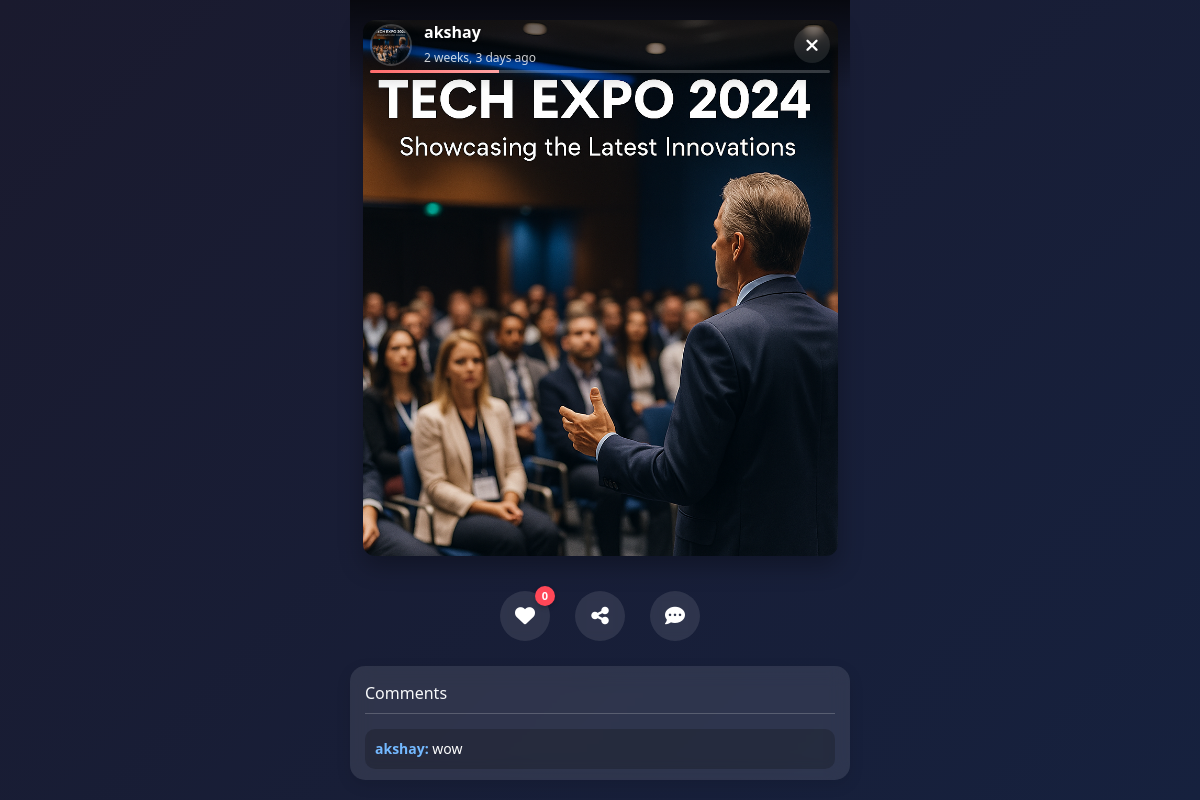
Screenshot of /stories/20/ with the database file from the repository.
### myapp/models.py (models this page shows, shortened)
class Story(models.Model):
    user = models.ForeignKey(User, on_delete=models.CASCADE, related_name='stories')
    image = models.ImageField(upload_to='stories/images/', blank=True, null=True)
    video = models.FileField(upload_to='stories/videos/', blank=True, null=True)
    caption = models.CharField(max_length=255, blank=True)
    created_at = models.DateTimeField(auto_now_add=True)

class CustomUser(AbstractUser):
    email = models.EmailField(_('email address'), unique=True)
    profile_picture = models.ImageField(upload_to='profile_pics/', default='default.jpg')
    bio = models.TextField(max_length=500, blank=True)
    location = models.CharField(max_length=100, blank=True)
    birth_date = models.DateField(null=True, blank=True)

class StoryComment(models.Model):
    story = models.ForeignKey(Story, related_name='comments', on_delete=models.CASCADE)
    user = models.ForeignKey(User, on_delete=models.CASCADE)
    text = models.TextField()
    created_at = models.DateTimeField(auto_now_add=True)

### myapp/views.py (the view)
# urls.py: path('stories/<int:pk>/', views.story_detail, name='story_detail'),
def story_detail(request, pk):
    story = Story.objects.get(pk=pk)
    user_liked_story = False
    if request.user.is_authenticated:
        user_liked_story = story.likes.filter(user=request.user).exists()
    context = {
        'story': story,
        'user_liked_story': user_liked_story,
    }
    return render(request, 'story_detail.html', context)

### templates/story_detail.html (shortened to what this page needs)
{% extends 'navbar.html' %}
{% load static %}
{% block content %}
<div class="story-viewer">
    <div class="story-header">
        <div class="story-user">
            {% if story.user.profile_picture %}
                <img src="{{ story.user.profile_picture.url }}" class="story-user-avatar" alt="{{ story.user.username }}">
            {% else %}
                <img src="{% static 'default-avatar.png' %}" class="story-user-avatar" alt="Default Avatar">
            {% endif %}
            <div>
                <div class="story-username">{{ story.user.username }}</div>
                <div class="story-time">{{ story.created_at|timesince }} ago</div>
            </div>
        </div>
        <button class="story-close" onclick="window.history.back()">
            <i class="fas fa-times"></i>
        </button>
    </div>
    <div class="story-progress-container">
        <div class="story-progress">
            <div class="progress-bar">
                <div class="progress-fill" id="progress-fill"></div>
            </div>
        </div>
    </div>
    <div class="story-content-container">
        <div class="story-media-container">
            {% if story.image %}
                <img src="{{ story.image.url }}" class="story-media" alt="Story Image">
            {% elif story.video %}
                <video controls autoplay class="story-media">
                    <source src="{{ story.video.url }}" type="video/mp4">
                    Your browser does not support the video tag.
                </video>
            {% else %}
                <div style="color: white; text-align: center; padding: 20px;">
                    <p>No media available in this story</p>
                </div>
            {% endif %}
        </div>
    </div>
    <div class="story-actions">
        <button class="story-action-btn" id="heart-btn" data-story-id="{{ story.id }}" title="Like / Unlike">
            <i class="fas fa-heart" id="heart-icon" style="{% if user_liked_story %}color:#ff4757;{% endif %}"></i>
            <span class="count" id="likes-count">{{ story.likes.count }}</span>
        </button>
        <button class="story-action-btn" id="share-btn" data-story-id="{{ story.id }}" title="Share">
            <i class="fas fa-share-alt"></i>
        </button>
        <button class="story-action-btn" id="comment-btn" title="Comment">
            <i class="fas fa-comment-dots"></i>
        </button>
    </div>
    <div id="comments-section">
        <h4>Comments</h4>
        {% for comment in story.comments.all %}
            <p><strong>{{ comment.user.username }}:</strong> {{ comment.text }}</p>
        {% empty %}
            <p>No comments yet. Be the first to comment!</p>
        {% endfor %}
    </div>
</div>
{% endblock %}

### templates/story_detail.html (style rules this page uses)
.story-viewer { position: fixed; top: 0; left: 0; width: 100%; height: 100%; background: linear-gradient(135deg, #1a1a2e 0%, #16213e 100%); display: flex; flex-direction: column; align-items: center; justify-content: center; z-index: 1000; color: white; font-family: 'Segoe UI', Roboto, Oxygen, Ubuntu, Cantarell, 'Open Sans', 'Helvetica Neue', sans-serif; overflow: hidden; }
.story-header { width: 100%; max-width: 500px; display: flex; align-items: center; justify-content: space-between; padding: 20px; position: absolute; top: 0; left: 50%; transform: translateX(-50%); z-index: 10; background: linear-gradient(to bottom, rgba(0,0,0,0.7) 0%, rgba(0,0,0,0) 100%); }
.story-user { display: flex; align-items: center; gap: 12px; }
.story-user-avatar { width: 42px; height: 42px; border-radius: 50%; object-fit: cover; border: 2px solid rgba(255,255,255,0.2); box-shadow: 0 2px 10px rgba(0,0,0,0.2); }
.story-username { font-weight: 600; font-size: 16px; text-shadow: 0 1px 3px rgba(0,0,0,0.3); }
.story-time { font-size: 12px; opacity: 0.8; margin-top: 2px; }
.story-close { background: rgba(255,255,255,0.1); border: none; color: white; width: 36px; height: 36px; border-radius: 50%; display: flex; align-items: center; justify-content: center; cursor: pointer; font-size: 18px; backdrop-filter: blur(5px); transition: all 0.2s ease; }
.story-progress-container { width: 100%; max-width: 500px; padding: 0 20px; position: absolute; top: 70px; left: 50%; transform: translateX(-50%); z-index: 10; }
.story-progress { width: 100%; display: flex; gap: 5px; }
.progress-bar { height: 3px; background-color: rgba(255, 255, 255, 0.2); flex-grow: 1; border-radius: 3px; overflow: hidden; }
.progress-fill { height: 100%; background: linear-gradient(to right, #ff6b6b, #ffa3a3); width: 0%; transition: width 0.1s linear; }
.story-content-container { position: relative; width: 100%; max-width: 500px; height: 70vh; display: flex; flex-direction: column; align-items: center; margin: 20px 0; }
.story-media-container { width: 95%; height: 100%; border-radius: 12px; overflow: hidden; box-shadow: 0 10px 25px rgba(0,0,0,0.3); position: relative; }
.story-media { width: 100%; height: 100%; object-fit: cover; transition: transform 0.3s ease; }
.story-actions { width: 100%; max-width: 500px; display: flex; justify-content: center; gap: 25px; padding: 15px 0; margin-bottom: 10px; }
.story-action-btn { background: rgba(255,255,255,0.1); border: none; color: white; width: 50px; height: 50px; border-radius: 50%; display: flex; align-items: center; justify-content: center; cursor: pointer; font-size: 20px; position: relative; backdrop-filter: blur(5px); transition: all 0.2s ease; }
.story-action-btn .count { position: absolute; top: -5px; right: -5px; background: #ff4757; color: white; font-size: 11px; width: 20px; height: 20px; border-radius: 50%; display: flex; align-items: center; justify-content: center; font-weight: bold; box-shadow: 0 2px 5px rgba(0,0,0,0.2); }
#comments-section { width: 90%; max-width: 500px; margin: 0 auto 20px; color: white; font-size: 14px; max-height: 200px; overflow-y: auto; padding: 15px; background: rgba(255,255,255,0.1); border-radius: 15px; backdrop-filter: blur(10px); box-shadow: 0 5px 15px rgba(0,0,0,0.1); }
#comments-section h4 { margin: 0 0 15px 0; font-size: 16px; color: #f8f9fa; border-bottom: 1px solid rgba(255,255,255,0.2); padding-bottom: 8px; }
#comments-section p { margin: 0 0 10px 0; padding: 10px; background: rgba(0,0,0,0.2); border-radius: 10px; line-height: 1.4; }
#comments-section p:last-child { margin-bottom: 0; }
#comments-section strong { font-weight: 600; color: #74b9ff; }

### rows the page displays
Story: user.profile_picture (picture), user.username "akshay", created_at "2 weeks, 3 days", image (picture), likes.count "0"
StoryComment: user.username "akshay", text "wow"
